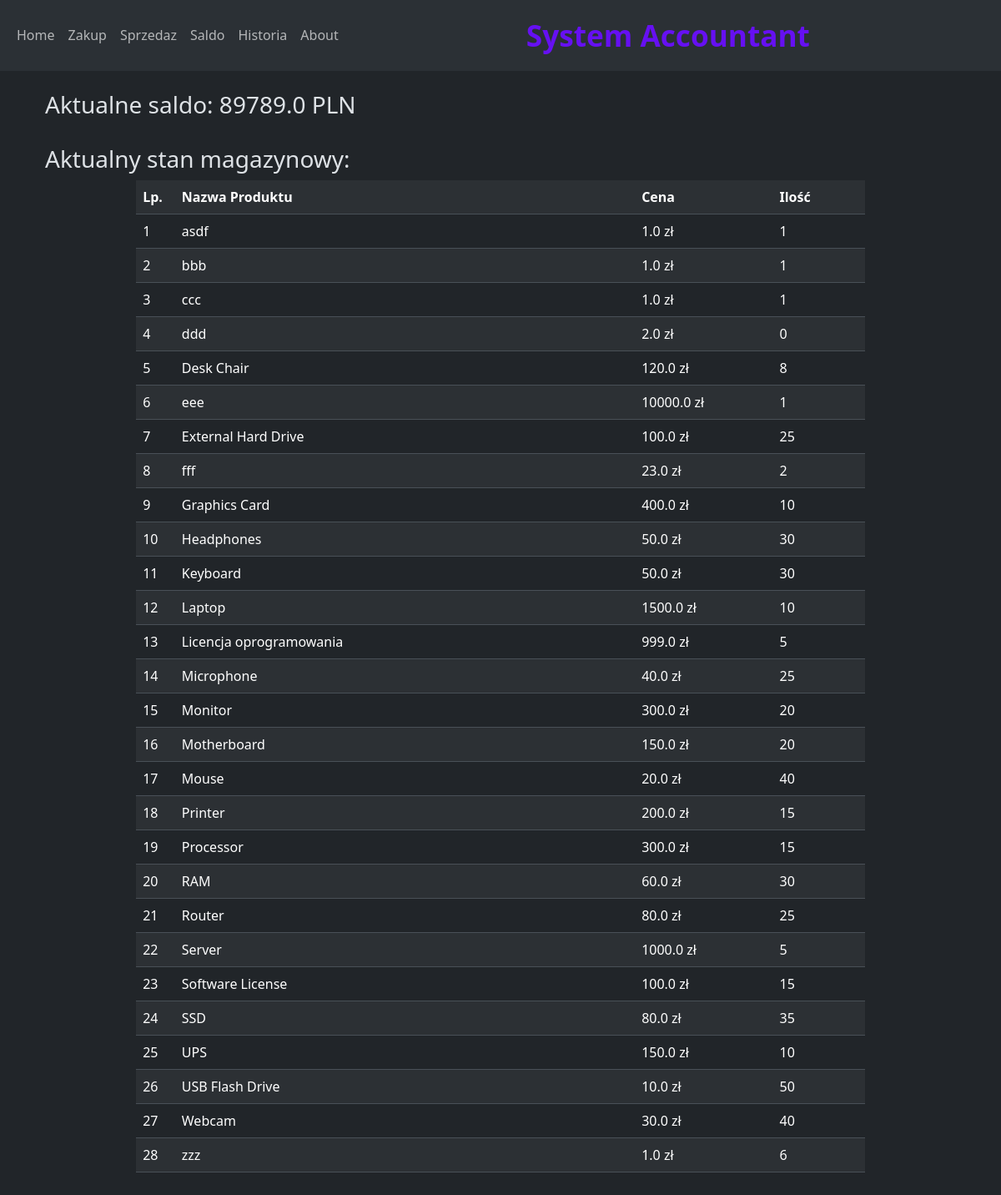
Before: / with the older database file.
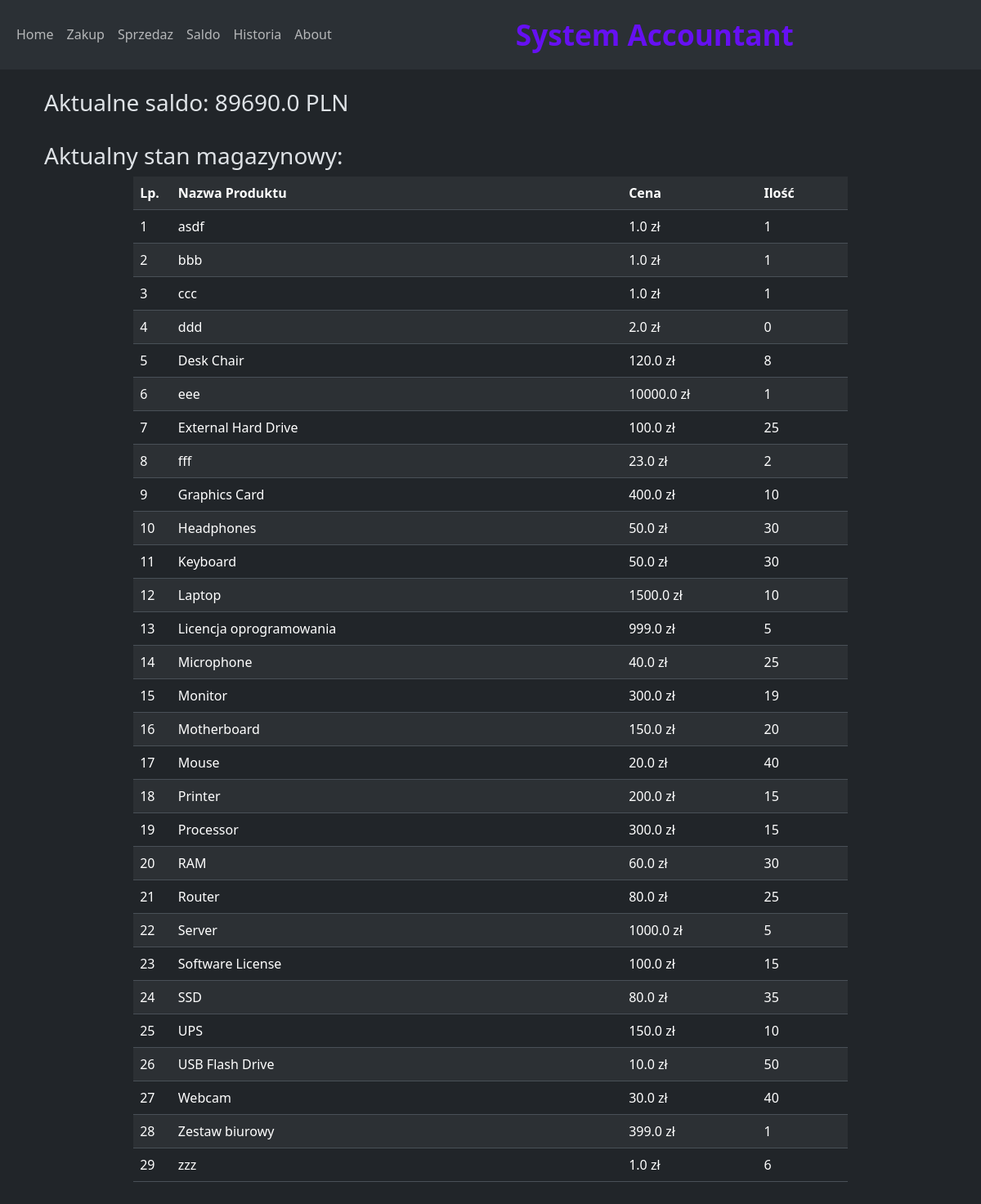
After: the same page with the newer database file.
### app.py (models this page shows)
class Saldo(db.Model):
    id = db.Column(db.Integer, primary_key=True)
    saldo = db.Column(db.Float)
    when = db.Column(db.DateTime, server_default=func.now())

class Inventory(db.Model):
    id = db.Column(db.Integer, primary_key=True)
    product = db.Column(db.String)
    price = db.Column(db.Float)
    quantity = db. Column(db.Integer)
    historia = relationship('History' , back_populates = 'inventory')

### app.py (the view)
@app.route('/')
def index():
    magazyn_stan = sorted(Inventory.query.all() , key = lambda x: x.product.lower())
    konto = Saldo.query.order_by(Saldo.id.desc()).first()
    konto = konto.saldo
    return render_template('index.html', konto=konto, magazyn=magazyn_stan)

### templates/index.html (shortened to what this page needs)
{% extends "base.html" %}
{% block content %}
<div class="container">
<h3>Aktualne saldo:  {{ konto }} PLN</h3>
<br>
        <h3>Aktualny stan magazynowy: </h3>
    <table  style="width:80%" align="center" class="table table-striped table-hover">
        <tr>
            <th style="width:3%">Lp.</th>
            <th style="width:50%">Nazwa Produktu</th>
            <th style="width:15%">Cena</th>
            <th style="width:10%">Ilość</th>
        </tr>
        {% for produkt in magazyn %}
        <tr>
            <td>{{ loop.index }}</td>
            <td>{{ produkt.product }}</td>
            <td>{{ produkt.price }} zł</td>
            <td>{{ produkt.quantity }}</td>
        </tr>
        {% endfor %}
    </table><br>
    <br>
</div>
{% endblock %}

Changed rows visible on the page:
no longer on this page (row unchanged): Saldo: saldo "89789.0"
added Saldo: saldo "89690.0"
changed Inventory "Monitor": quantity "20" → "19"
added Inventory: product "Zestaw biurowy", price "399.0", quantity "1"
